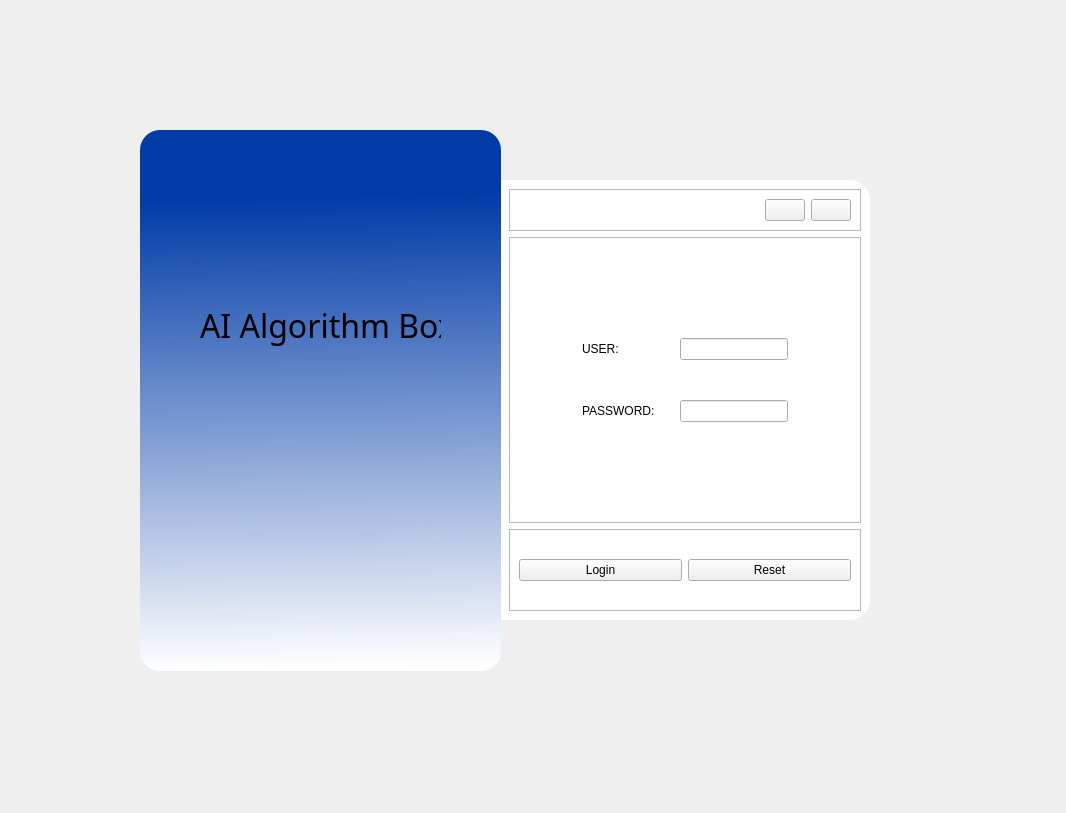
<?xml version="1.0" encoding="UTF-8"?>
<ui version="4.0">
 <class>MainWindow</class>
 <widget class="QMainWindow" name="MainWindow">
  <property name="geometry">
   <rect>
    <x>0</x>
    <y>0</y>
    <width>1066</width>
    <height>813</height>
   </rect>
  </property>
  <property name="windowTitle">
   <string>MainWindow</string>
  </property>
  <widget class="QWidget" name="centralwidget">
   <widget class="QFrame" name="left_login_window">
    <property name="geometry">
     <rect>
      <x>140</x>
      <y>130</y>
      <width>361</width>
      <height>541</height>
     </rect>
    </property>
    <property name="styleSheet">
     <string notr="true">#left_login_window{
	
	background-color: qlineargradient(spread:pad, x1:0.151882, y1:0.125, x2:0.161686, y2:1, stop:0 rgba(0, 59, 167, 255), stop:1 rgba(255, 255, 255, 255));
	border-radius:20px;
}

</string>
    </property>
    <property name="frameShape">
     <enum>QFrame::StyledPanel</enum>
    </property>
    <property name="frameShadow">
     <enum>QFrame::Raised</enum>
    </property>
    <widget class="QLabel" name="titleLogin">
     <property name="geometry">
      <rect>
       <x>60</x>
       <y>100</y>
       <width>241</width>
       <height>191</height>
      </rect>
     </property>
     <property name="font">
      <font>
       <family>Malgun Gothic</family>
       <pointsize>24</pointsize>
      </font>
     </property>
     <property name="text">
      <string>AI Algorithm Box</string>
     </property>
    </widget>
   </widget>
   <widget class="QFrame" name="right_login_window">
    <property name="geometry">
     <rect>
      <x>500</x>
      <y>180</y>
      <width>370</width>
      <height>440</height>
     </rect>
    </property>
    <property name="minimumSize">
     <size>
      <width>370</width>
      <height>440</height>
     </size>
    </property>
    <property name="styleSheet">
     <string notr="true">#right_login_window{

	border-top-right-radius: 20px;
border-bottom-right-radius: 20px;
border-top-left-radius: 0;
border-bottom-left-radius: 0;;

	background-color: qlineargradient(spread:pad, x1:0, y1:0, x2:0, y2:0, stop:0 rgba(255, 255, 255, 255), stop:1 rgba(255, 255, 255, 255));
}</string>
    </property>
    <property name="frameShape">
     <enum>QFrame::StyledPanel</enum>
    </property>
    <property name="frameShadow">
     <enum>QFrame::Raised</enum>
    </property>
    <layout class="QVBoxLayout" name="verticalLayout">
     <item>
      <widget class="QFrame" name="frame_5">
       <property name="sizePolicy">
        <sizepolicy hsizetype="Preferred" vsizetype="Expanding">
         <horstretch>0</horstretch>
         <verstretch>1</verstretch>
        </sizepolicy>
       </property>
       <property name="frameShape">
        <enum>QFrame::StyledPanel</enum>
       </property>
       <property name="frameShadow">
        <enum>QFrame::Raised</enum>
       </property>
       <layout class="QHBoxLayout" name="horizontalLayout_2">
        <item>
         <spacer name="horizontalSpacer">
          <property name="orientation">
           <enum>Qt::Horizontal</enum>
          </property>
          <property name="sizeHint" stdset="0">
           <size>
            <width>40</width>
            <height>20</height>
           </size>
          </property>
         </spacer>
        </item>
        <item alignment="Qt::AlignRight">
         <widget class="QPushButton" name="pushButton_2">
          <property name="text">
           <string/>
          </property>
          <property name="icon">
           <iconset>
            <normaloff>../resources/icon/最小化.png</normaloff>../resources/icon/最小化.png</iconset>
          </property>
         </widget>
        </item>
        <item alignment="Qt::AlignRight">
         <widget class="QPushButton" name="pushButton">
          <property name="text">
           <string/>
          </property>
          <property name="icon">
           <iconset>
            <normaloff>../resources/icon/关闭.png</normaloff>../resources/icon/关闭.png</iconset>
          </property>
         </widget>
        </item>
       </layout>
      </widget>
     </item>
     <item>
      <widget class="QFrame" name="frame_4">
       <property name="sizePolicy">
        <sizepolicy hsizetype="Preferred" vsizetype="Expanding">
         <horstretch>0</horstretch>
         <verstretch>7</verstretch>
        </sizepolicy>
       </property>
       <property name="frameShape">
        <enum>QFrame::StyledPanel</enum>
       </property>
       <property name="frameShadow">
        <enum>QFrame::Raised</enum>
       </property>
       <layout class="QVBoxLayout" name="verticalLayout_2">
        <item alignment="Qt::AlignHCenter">
         <widget class="QFrame" name="frame">
          <layout class="QFormLayout" name="formLayout">
           <property name="horizontalSpacing">
            <number>25</number>
           </property>
           <property name="verticalSpacing">
            <number>40</number>
           </property>
           <property name="leftMargin">
            <number>10</number>
           </property>
           <property name="topMargin">
            <number>10</number>
           </property>
           <property name="rightMargin">
            <number>10</number>
           </property>
           <property name="bottomMargin">
            <number>10</number>
           </property>
           <item row="1" column="1">
            <widget class="QLineEdit" name="userNameInput"/>
           </item>
           <item row="2" column="1">
            <widget class="QLineEdit" name="passwordInput">
             <property name="echoMode">
              <enum>QLineEdit::Password</enum>
             </property>
            </widget>
           </item>
           <item row="2" column="0">
            <widget class="QLabel" name="label_2">
             <property name="text">
              <string>PASSWORD:</string>
             </property>
            </widget>
           </item>
           <item row="1" column="0">
            <widget class="QLabel" name="userText">
             <property name="text">
              <string>USER:</string>
             </property>
            </widget>
           </item>
           <item row="0" column="1">
            <spacer name="verticalSpacer">
             <property name="orientation">
              <enum>Qt::Vertical</enum>
             </property>
             <property name="sizeHint" stdset="0">
              <size>
               <width>20</width>
               <height>40</height>
              </size>
             </property>
            </spacer>
           </item>
           <item row="3" column="1">
            <spacer name="verticalSpacer_2">
             <property name="orientation">
              <enum>Qt::Vertical</enum>
             </property>
             <property name="sizeHint" stdset="0">
              <size>
               <width>20</width>
               <height>40</height>
              </size>
             </property>
            </spacer>
           </item>
          </layout>
         </widget>
        </item>
       </layout>
      </widget>
     </item>
     <item>
      <widget class="QFrame" name="frame_3">
       <property name="sizePolicy">
        <sizepolicy hsizetype="Preferred" vsizetype="Expanding">
         <horstretch>0</horstretch>
         <verstretch>2</verstretch>
        </sizepolicy>
       </property>
       <property name="frameShape">
        <enum>QFrame::StyledPanel</enum>
       </property>
       <property name="frameShadow">
        <enum>QFrame::Raised</enum>
       </property>
       <layout class="QHBoxLayout" name="horizontalLayout">
        <item>
         <widget class="QPushButton" name="loginBtn">
          <property name="text">
           <string>Login</string>
          </property>
         </widget>
        </item>
        <item>
         <widget class="QPushButton" name="resetBtn">
          <property name="text">
           <string>Reset</string>
          </property>
         </widget>
        </item>
       </layout>
      </widget>
     </item>
    </layout>
   </widget>
   <zorder>right_login_window</zorder>
   <zorder>left_login_window</zorder>
  </widget>
 </widget>
 <resources/>
 <connections>
  <connection>
   <sender>pushButton_2</sender>
   <signal>clicked()</signal>
   <receiver>MainWindow</receiver>
   <slot>showMinimized()</slot>
   <hints>
    <hint type="sourcelabel">
     <x>719</x>
     <y>153</y>
    </hint>
    <hint type="destinationlabel">
     <x>886</x>
     <y>109</y>
    </hint>
   </hints>
  </connection>
  <connection>
   <sender>pushButton</sender>
   <signal>clicked()</signal>
   <receiver>MainWindow</receiver>
   <slot>close()</slot>
   <hints>
    <hint type="sourcelabel">
     <x>765</x>
     <y>160</y>
    </hint>
    <hint type="destinationlabel">
     <x>918</x>
     <y>188</y>
    </hint>
   </hints>
  </connection>
 </connections>
</ui>
